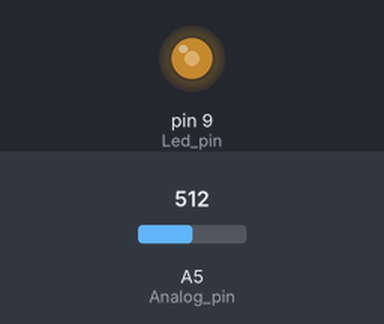
Simulated run of this sketch. Board: Arduino Uno, built with avr-gcc and run on an emulated ATmega328P. Parts: output pins drawn as LEDs (lit = HIGH). Inputs (shaded band) come from the test bench; at power-on: A5 (Analog_pin) = 512.

Above: at 1.2 s.
1.3 s: A5 (Analog_pin) set to 716
At 2.5 s:
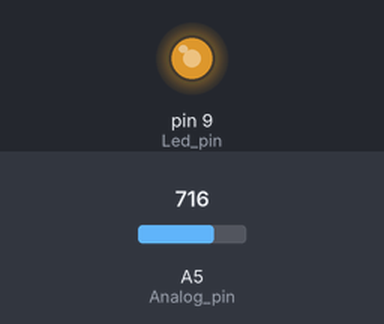
2.8 s: A5 (Analog_pin) set to 900
At 3.8 s:
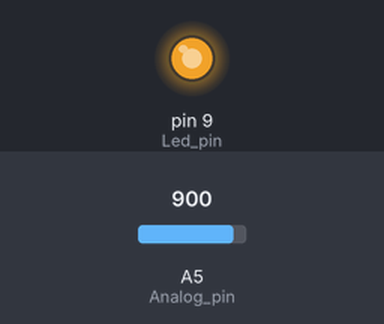
4.3 s: A5 (Analog_pin) set to 122
At 4.9 s:
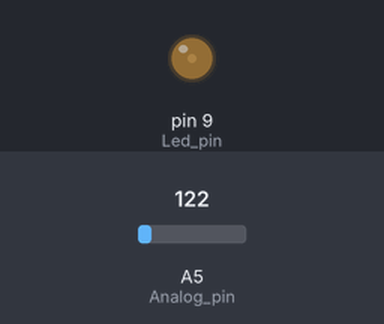
5.8 s: A5 (Analog_pin) set to 0
At 6.1 s:
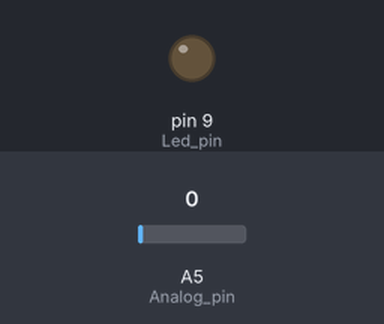
7.3 s: A5 (Analog_pin) set to 511
At 8.4 s:
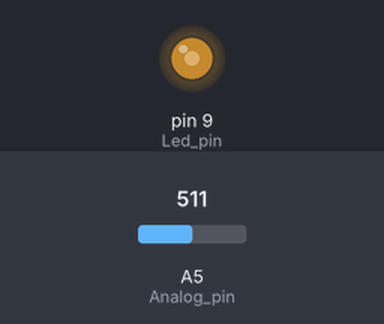
Timing chart, 0 to 9.8 s (numbered marks = the images above; inputs shaded):
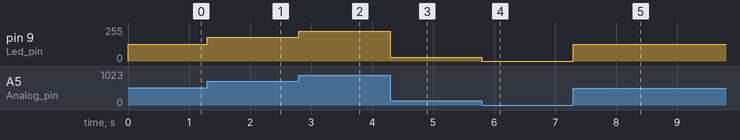

The sketch:

4_5_Poten_led.ino
```cpp
int  Led_pin = 9;  //변수 Led_pin을 9로 선언
int Analog_pin = A5; // 변수 Analog_pin을 A5로 선언

void setup() {
  Serial.begin(9600);    //시리얼 통신 초기화
  pinMode(Led_pin, OUTPUT);
}

void loop() {
  int val = analogRead(Analog_pin);  //가변저항 값을 val에 저장
  val = map(val, 0, 1023, 0, 255);   //val 값의 범위를 변화
  analogWrite(Led_pin, val);
}
```

Measured:
- after the input at 1.3 s, pin 9 (Led_pin): 127/255 → 178/255 at once
- after the input at 2.8 s, pin 9 (Led_pin): 178/255 → 224/255 at once
- after the input at 4.3 s, pin 9 (Led_pin): 224/255 → 30/255 at once
- after the input at 5.8 s, pin 9 (Led_pin): 30/255 → 0/255 at once
- after the input at 7.3 s, pin 9 (Led_pin): 0/255 → 127/255 at once
